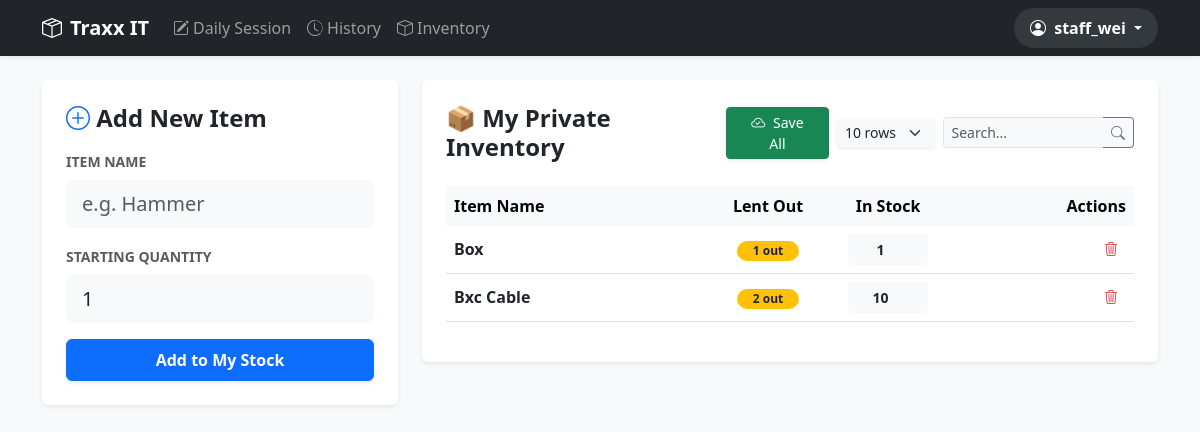
The page /inventory (signed in) on the database its author committed.
### models.py (models this page shows)
class User(db.Model):
    id = db.Column(db.Integer, primary_key=True)
    username = db.Column(db.String(80), unique=True, nullable=False)
    password = db.Column(db.String(120), nullable=False)
    role = db.Column(db.String(20), default='staff') # 'boss' or 'staff'
    display_name = db.Column(db.String(100), nullable=True)

class Item(db.Model):
    id = db.Column(db.Integer, primary_key=True)
    name = db.Column(db.String(100), nullable=False)
    quantity = db.Column(db.Integer, default=0)
    user_id = db.Column(db.Integer, db.ForeignKey('user.id'))
    is_active = db.Column(db.Boolean, default=True)

### app.py (the view, shortened to what this page needs)
@app.route('/inventory', methods=['GET', 'POST'])
def inventory():
    if 'user_id' not in session: return redirect(url_for('login'))
    user = db.session.get(User, session['user_id'])
    page = request.args.get('page', 1, type=int)
    per_page = request.args.get('per_page', 10, type=int)
    search_query = request.args.get('search', '')
    lent_subquery = db.session.query(DayRecord.item_id).filter(DayRecord.is_returned == False).distinct().subquery()
    items_query = Item.query.filter_by(user_id=user.id).filter(
        db.or_(Item.is_active == True, Item.id.in_(lent_subquery))
    )
    if search_query:
        items_query = items_query.filter(Item.name.ilike(f"%{search_query}%"))
    pagination = items_query.order_by(Item.is_active.desc(), Item.name).paginate(page=page, per_page=per_page)
    for item in pagination.items:
        item.lent_out = db.session.query(func.sum(DayRecord.quantity_out)).filter(
            DayRecord.item_id == item.id, DayRecord.is_returned == False
        ).scalar() or 0
    return render_template('inventory.html',
                           pagination=pagination,
                           items=pagination.items,
                           search_query=search_query,
                           per_page=per_page)

### app.py (called while the page is built)
@app.context_processor
def inject_user():
    if 'user_id' in session:
        user = User.query.get(session['user_id'])
        return dict(current_user=user)
    return dict(current_user=None)

### templates/inventory.html (shortened to what this page needs)
{% extends "base.html" %}
{% block content %}
<div class="row">
    <div class="col-md-4">
        <div class="card shadow-sm p-4 mb-4 border-0">
            <h4 class="fw-bold mb-3"><i class="bi bi-plus-circle text-primary"></i> Add New Item</h4>
            <form method="POST">
                <div class="mb-3">
                    <label class="form-label small fw-bold text-muted text-uppercase">Item Name</label>
                    <input type="text" name="name" class="form-control form-control-lg bg-light border-0" placeholder="e.g. Hammer" required>
                </div>
                <div class="mb-3">
                    <label class="form-label small fw-bold text-muted text-uppercase">Starting Quantity</label>
                    <input type="number" name="qty" class="form-control form-control-lg bg-light border-0" value="1" min="1" required>
                </div>
                <button type="submit" class="btn btn-primary w-100 fw-bold py-2 shadow-sm">
                    Add to My Stock
                </button>
            </form>
        </div>
    </div>
    <div class="col-md-8">
        <form method="POST">
            <div class="card shadow-sm p-4 border-0">
                <div class="d-flex justify-content-between align-items-center mb-4">
                    <h4 class="fw-bold mb-0">📦 My Private Inventory</h4>
                    <div class="d-flex gap-2 align-items-center">
                        <button type="submit" name="bulk_save" class="btn btn-success btn-sm shadow-sm px-3">
                            <i class="bi bi-cloud-check me-1"></i> Save All
                        </button>
                        <select name="per_page" class="form-select form-select-sm bg-light border-0 shadow-sm"
                                style="width: 100px;" form="searchForm" onchange="document.getElementById('searchForm').submit()">
                            <option value="10" {{ 'selected' if per_page == 10 }}>10 rows</option>
                        </select>
                        <div class="input-group input-group-sm" style="width: 200px;">
                            <input type="text" name="search" class="form-control border-end-0 bg-light"
                                   placeholder="Search..." value="{{ search_query }}" form="searchForm">
                            <button class="btn btn-outline-secondary border-start-0 bg-light" type="submit" form="searchForm">
                                <i class="bi bi-search"></i>
                            </button>
                        </div>
                    </div>
                </div>
                <div class="table-responsive">
                    <table class="table table-hover align-middle">
                        <thead class="table-light">
                            <tr>
                                <th class="border-0">Item Name</th>
                                <th class="border-0 text-center" style="width: 120px;">Lent Out</th>
                                <th class="border-0 text-center" style="width: 120px;">In Stock</th>
                                <th class="border-0 text-end">Actions</th>
                            </tr>
                        </thead>
                        <tbody>
                            {% for item in items %}
                            <tr>
                                <td class="fw-bold text-truncate" style="max-width: 200px;">{{ item.name }}</td>
                                <td class="text-center">
                                    {% if item.lent_out > 0 %}
                                        <span class="badge rounded-pill bg-warning text-dark px-3">
                                            {{ item.lent_out }} out
                                        </span>
                                    {% else %}
                                        <span class="text-muted small">0</span>
                                    {% endif %}
                                </td>
                                <td class="text-center">
                                    <input type="number" name="quantities[]"
                                           class="form-control form-control-sm text-center fw-bold border-0 bg-light mx-auto"
                                           style="width: 80px;"
                                           value="{{ item.quantity }}" min="0">
                                </td>
                                <td class="text-end">
                                    <a href="{{ url_for('delete_item', id=item.id) }}"
                                       class="btn btn-sm btn-outline-danger border-0"
                                       onclick="return confirm('Wait! All history for this item will be lost. Proceed?')">
                                        <i class="bi bi-trash3"></i>
                                    </a>
                                </td>
                            </tr>
                            {% endfor %}
                        </tbody>
                    </table>
                </div>
            </div>
        </form>
    </div>
</div>
{% endblock %}

### templates/base.html (shortened to what this page needs)
<!DOCTYPE html>
<html lang="en">
<head>
    <link href="https://cdn.jsdelivr.net/npm/bootstrap@5.3.0/dist/css/bootstrap.min.css" rel="stylesheet">
    <link rel="stylesheet" href="https://cdn.jsdelivr.net/npm/bootstrap-icons@1.11.0/font/bootstrap-icons.css">
</head>
<body class="bg-light">
    <nav class="navbar navbar-expand-lg navbar-dark bg-dark shadow-sm mb-4">
        <div class="container">
            <a class="navbar-brand fw-bold" href="{{ url_for('index') }}">
                <i class="bi bi-box-seam me-2"></i>Traxx IT
            </a>
            <div class="collapse navbar-collapse" id="navbarNav">
                <ul class="navbar-nav me-auto">
                    <li class="nav-item">
                        <a class="nav-link" href="{{ url_for('record') }}">
                            <i class="bi bi-pencil-square me-1"></i>Daily Session
                        </a>
                    </li>
                    <li class="nav-item">
                        <a class="nav-link" href="{{ url_for('history') }}">
                            <i class="bi bi-clock-history me-1"></i>History
                        </a>
                    </li>
                    <li class="nav-item">
                        <a class="nav-link" href="{{ url_for('inventory') }}">
                            <i class="bi bi-box me-1"></i>Inventory
                        </a>
                    </li>
                </ul>
                <ul class="navbar-nav ms-auto align-items-center">
                    {% if current_user %}
                    <li class="nav-item dropdown">
                        <a class="nav-link dropdown-toggle fw-bold text-white px-3 py-2 rounded-pill bg-secondary bg-opacity-25"
                           href="#" id="userDropdown" role="button" data-bs-toggle="dropdown" aria-expanded="false">
                            <i class="bi bi-person-circle me-1"></i>
                            {{ current_user.display_name or current_user.username }}
                        </a>
                    </li>
                    {% else %}
                    <li class="nav-item">
                        <a class="nav-link" href="{{ url_for('login') }}">Login</a>
                    </li>
                    {% endif %}
                </ul>
            </div>
        </div>
    </nav>
    <div class="container">
        {% block content %}{% endblock %}
    </div>
</body>
</html>

### rows shown on the page
User: display_name+username "staff_wei"
Item: name "Box", lent_out "1", quantity "1"
Item: name "Bxc Cable", lent_out "2", quantity "10"
